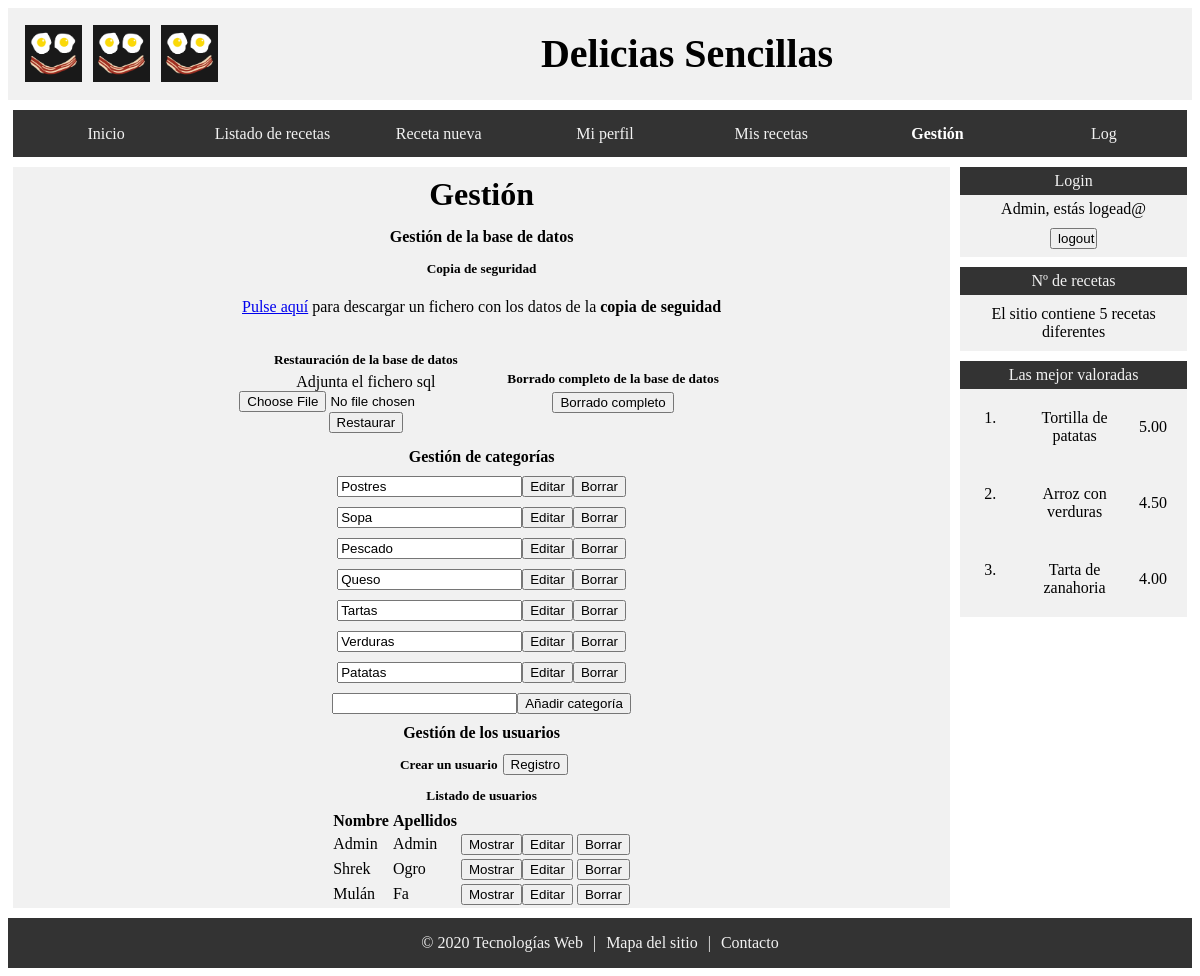
/index.php?p=gestion (signed in), run on the app's committed database.
### tables this page shows
CREATE TABLE `lista_categorias` (
  `id` int NOT NULL AUTO_INCREMENT,
  `nombre` varchar(45) DEFAULT NULL,
  PRIMARY KEY (`id`)
);

CREATE TABLE `usuarios` (
  `id` int NOT NULL AUTO_INCREMENT,
  `nombre` varchar(200) DEFAULT NULL,
  `apellidos` varchar(300) DEFAULT NULL,
  `email` varchar(200) DEFAULT NULL,
  `foto_perfil_src` varchar(200) DEFAULT NULL,
  `clave1` varchar(100) DEFAULT NULL,
  `tipo` varchar(100) DEFAULT NULL,
  `vkey` varchar(100) DEFAULT NULL,
  `verificado` tinyint DEFAULT '0',
  PRIMARY KEY (`id`)
);

### database/database.php (called while the page is built, shortened)
<?php
function dbGetListaCategorias($db){
	$query = "SELECT id, nombre FROM lista_categorias";
	$res = mysqli_query($db, $query);
	if ($res){
		if (mysqli_num_rows($res)>0){
			$tabla = mysqli_fetch_all($res, MYSQLI_ASSOC);
		}else{
			$tabla = [];
		}
	}else{
		$tabla = false;
	}
	return $tabla;
}
?>

### usuarios/database_usuario.php (called while the page is built, shortened)
<?php
function dbGetNumUsuarios($db, $cadena=''){
	if ($cadena==''){
		$query = "SELECT COUNT(*) FROM usuarios";
	}else{
		$query = "SELECT COUNT(*) FROM usuarios WHERE $cadena";
	}
	$res = mysqli_query($db, $query);
	$num = mysqli_fetch_row($res)[0];
	$num = (int)$num;
	return $num;
}
function dbGetUsuarios($db, $cadena='', $orden=''){
	$query = "SELECT id, nombre, apellidos FROM usuarios";
	$query = $cadena=='' ? $query : $query." WHERE ".$cadena;
	$query = $orden=='' ? $query : $query." ORDER BY titulo ".$orden;
	$res = mysqli_query($db, $query);
	if ($res){
		if (mysqli_num_rows($res)>0){
			$tabla = mysqli_fetch_all($res, MYSQLI_ASSOC);
		}else{
			$tabla = [];
		}
	}else{
		$tabla = false;
	}
	return $tabla;
}
 ?>

### admin/gestion.php (the view, shortened to what this page needs)
<div class="contenido_gestion">
<h3>Gestión</h3>
<?php
require_once('database/database.php');
echo "<h4>Gestión de la base de datos</h4>";
echo "<div class='agrupar_col'>";
echo "<h5>Copia de seguridad</h5>";
echo "<p>";
echo "<a href='backup.php?download'>Pulse aquí</a> para
descargar un fichero con los datos de la <strong>copia de seguidad</strong>";
echo "</p>";
echo "</div>";
echo "<div class='agrupar_fil'>";
echo "<div class='agrupar_col'>";
echo "<h5>Restauración de la base de datos</h5>";
echo "<form class='agrupar_col' action=".$_SERVER['REQUEST_URI']." enctype='multipart/form-data' method='post'>";
echo "Adjunta el fichero sql";
echo "<input type='file' name='bbdd'>";
echo "<input type='submit' name = 'accion' value= 'Restaurar' >";
echo "</form>";
echo "</div>";
echo "<div class='agrupar_col'>";
echo "<h5>Borrado completo de la base de datos</h5>";
echo "<form class='agrupar_col' action=".$_SERVER['REQUEST_URI']." method='post'>";
echo "<input type='submit' name = 'accion' value= 'Borrado completo' >";
echo "</form>";
echo "</div>";
echo "</div>";
echo "<h4>Gestión de categorías</h4>";
$db = dbConnection();
$lista_categorias = dbGetListaCategorias($db);
echo "<form class='agrupar_col' action=".$_SERVER['REQUEST_URI']." method='post'>";
foreach ($lista_categorias as $categoria) {
  echo '<tr>';
  echo "<div class='agrupar_fil'>";
  echo "<td><input type='text' name='categoria' value='{$categoria['nombre']}'></td>";
  echo "<input type='submit'  name = 'accion' value='Editar' >
        <input type='submit' name = 'accion' value='Borrar'>";
  echo "</div>";
}
echo "<div class='agrupar_fil'>";
echo "<input type='text' name='nueva_categoria'>";
echo "<input type='submit' name='accion' value='Añadir categoría'>";
echo "</div>";
echo "</form></td>";
echo "<h4>Gestión de los usuarios</h4>";
echo "<div class='agrupar_fil'>";
echo "<h5>Crear un usuario</h5>";
echo "<form action='index.php?p=crud_usuarios' method='POST'>";
echo "<input type='submit' name = 'accion' value='Registro'/>";
echo "</div>";
if (!is_string($db=dbConnection())){
  $busc='';
  $orden='';
  $num_usuarios = dbGetNumUsuarios($db, $busc);
  if ($num_usuarios>0){
    $usuarios = dbGetUsuarios($db, $busc, $orden);
    if ($usuarios!==false){
      ver_listado($usuarios, 'index.php?p=crud_usuarios');
    }else {
      echo "<p class='error'> Ha habido un error en la consulta a la BD</p>";
    }
  }else{
    echo "<p class='error'> No hay ninguna receta que cumpla estas condiciones</p>";
  }
}else{
  echo "<p> Error en la conexión con la db<p>";
}
function ver_listado($datos, $accion){
echo <<<HTML
    <h5>Listado de usuarios</h5>
    <table>
      <tr>
        <th>Nombre</th>
        <th>Apellidos</th>
      </tr>
HTML;
foreach ((array) $datos as $v){
    echo '<tr>';
    echo "<td>{$v['nombre']}</td>";
    echo "<td>{$v['apellidos']}</td>";
    echo "<td><form action='".$accion.'&id='.$v['id']."' method='POST'>
          <input type='submit' name = 'accion' value='Mostrar'/>";
      echo "<input type='submit'  name = 'accion' value='Editar' />
            <input type='submit' name = 'accion' value='Borrar'/>";
    echo "</form></td>";
    echo "</tr>";
}
echo <<<HTML
</table>
HTML;
}
?>
</div>
</div>

### style.css (style rules this page uses)
header, div.contenido_receta, div.contenido_formulario, div.contenido_usuario, div.contenido_gestion, div.mensaje_simple, div.contenido_foto, div.error { background-color: #F1F1F1; }
body { font-family: Georgia; }
h1, h2, h3, h4 { font-family: Lucida sans-serif; }
header { display: flex; justify-content: space-between; padding: 1%; align-items: center; }
header h1 { width: 70%; align-self: center; flex-grow: 1; text-align: center; font-size: 250%; margin: 0px; }
.logos { width: 15%; display: flex; justify-content: space-between; }
.logos img { width : 33%; padding: 3%; }
nav, footer { background-color: #333; }
.pagina div { margin: 5px; }
.contenido_gestion { grid-area: contenido; display: flex; flex-flow: column wrap; align-items: center; }
.contenido_gestion h4, h5 { margin:5px; }
.agrupar_fil { display: flex; align-items: center; justify-content: space-evenly; }
.agrupar_col { display: flex; flex-direction: column; align-items: center; }
.contenido_formulario h3, .contenido_usuario h3, .contenido_gestion h3 { font-size: 200%; margin: 1%; text-align: center; }
footer { margin-top: 5px; display: flex; justify-content: center; }
footer p { text-align: center; color: #f2f2f2; margin-left: 5px; margin-right: 5px; }

### data on the page
lista_categorias: categoria "Postres"
lista_categorias: categoria "Sopa"
lista_categorias: categoria "Pescado"
lista_categorias: categoria "Queso"
lista_categorias: categoria "Tartas"
lista_categorias: categoria "Verduras"
lista_categorias: categoria "Patatas"
usuarios: nombre "Admin", apellidos "Admin"
usuarios: nombre "Shrek", apellidos "Ogro"
usuarios: nombre "Mulán", apellidos "Fa"

### other printed values
$_SESSION['nombre'] "Admin"
$num_recetas "5"
$v['titulo'] "Tortilla de patatas"
$v['media'] "5.00"
$v['titulo'] "Arroz con verduras"
$v['media'] "4.50"
$v['titulo'] "Tarta de zanahoria"
$v['media'] "4.00"
$value "Inicio"
$value "Listado de recetas"
$value "Receta nueva"
$value "Mi perfil"
$value "Mis recetas"
$value "Gestión"
$value "Log"
